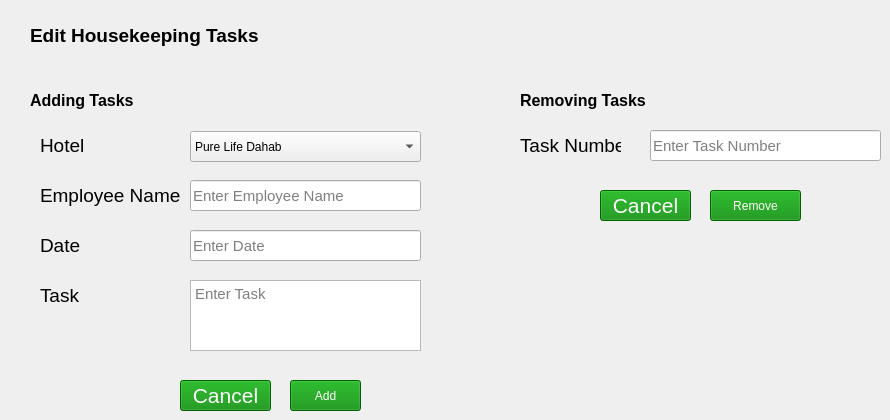
        <widget class="QWidget" name="tab_19">
         <attribute name="title">
          <string>Edit housekeeping tasks</string>
         </attribute>
         <widget class="QLineEdit" name="lineEdit_31">
          <property name="geometry">
           <rect>
            <x>190</x>
            <y>230</y>
            <width>231</width>
            <height>31</height>
           </rect>
          </property>
          <property name="font">
           <font>
            <family>Segoe UI</family>
            <pointsize>11</pointsize>
           </font>
          </property>
          <property name="placeholderText">
           <string>Enter Date</string>
          </property>
         </widget>
         <widget class="QLabel" name="label_49">
          <property name="geometry">
           <rect>
            <x>40</x>
            <y>180</y>
            <width>141</width>
            <height>31</height>
           </rect>
          </property>
          <property name="font">
           <font>
            <family>Segoe UI</family>
            <pointsize>14</pointsize>
            <weight>9</weight>
            <italic>false</italic>
            <bold>false</bold>
           </font>
          </property>
          <property name="text">
           <string>Employee Name</string>
          </property>
         </widget>
         <widget class="QLineEdit" name="lineEdit_32">
          <property name="geometry">
           <rect>
            <x>190</x>
            <y>180</y>
            <width>231</width>
            <height>31</height>
           </rect>
          </property>
          <property name="font">
           <font>
            <family>Segoe UI</family>
            <pointsize>11</pointsize>
           </font>
          </property>
          <property name="placeholderText">
           <string>Enter Employee Name</string>
          </property>
         </widget>
         <widget class="QPushButton" name="pushButton_28">
          <property name="geometry">
           <rect>
            <x>290</x>
            <y>380</y>
            <width>71</width>
            <height>31</height>
           </rect>
          </property>
          <property name="styleSheet">
           <string notr="true">QPushButton {
	
	font: 75 16pt &quot;Segoe UI&quot;;
	
	background-color: rgb(0, 136, 0);
	color: rgb(255, 255, 255);
 }

QPushButton::hover
{

	
	background-color: rgb(0, 255, 0);
}</string>
          </property>
          <property name="text">
           <string>Add</string>
          </property>
         </widget>
         <widget class="QLabel" name="label_50">
          <property name="geometry">
           <rect>
            <x>40</x>
            <y>230</y>
            <width>101</width>
            <height>31</height>
           </rect>
          </property>
          <property name="font">
           <font>
            <family>Segoe UI</family>
            <pointsize>14</pointsize>
            <weight>9</weight>
            <italic>false</italic>
            <bold>false</bold>
           </font>
          </property>
          <property name="text">
           <string>Date</string>
          </property>
         </widget>
         <widget class="QLabel" name="label_51">
          <property name="geometry">
           <rect>
            <x>40</x>
            <y>280</y>
            <width>101</width>
            <height>31</height>
           </rect>
          </property>
          <property name="font">
           <font>
            <family>Segoe UI</family>
            <pointsize>14</pointsize>
            <weight>9</weight>
            <italic>false</italic>
            <bold>false</bold>
           </font>
          </property>
          <property name="text">
           <string>Task</string>
          </property>
         </widget>
         <widget class="QLabel" name="label_52">
          <property name="geometry">
           <rect>
            <x>30</x>
            <y>10</y>
            <width>231</width>
            <height>51</height>
           </rect>
          </property>
          <property name="font">
           <font>
            <family>Segoe UI</family>
            <pointsize>14</pointsize>
            <weight>75</weight>
            <italic>false</italic>
            <bold>true</bold>
           </font>
          </property>
          <property name="styleSheet">
           <string notr="true">QLabel{
font-weight:bold;
}</string>
          </property>
          <property name="text">
           <string>Edit Housekeeping Tasks</string>
          </property>
         </widget>
         <widget class="QLabel" name="label_53">
          <property name="geometry">
           <rect>
            <x>40</x>
            <y>130</y>
            <width>101</width>
            <height>31</height>
           </rect>
          </property>
          <property name="font">
           <font>
            <family>Segoe UI</family>
            <pointsize>14</pointsize>
            <weight>9</weight>
            <italic>false</italic>
            <bold>false</bold>
           </font>
          </property>
          <property name="text">
           <string>Hotel</string>
          </property>
         </widget>
         <widget class="QTextEdit" name="textEdit">
          <property name="geometry">
           <rect>
            <x>190</x>
            <y>280</y>
            <width>231</width>
            <height>71</height>
           </rect>
          </property>
          <property name="font">
           <font>
            <family>Segoe UI</family>
            <pointsize>11</pointsize>
           </font>
          </property>
          <property name="placeholderText">
           <string>Enter Task</string>
          </property>
         </widget>
         <widget class="QLabel" name="label_54">
          <property name="geometry">
           <rect>
            <x>520</x>
            <y>130</y>
            <width>101</width>
            <height>31</height>
           </rect>
          </property>
          <property name="font">
           <font>
            <family>Segoe UI</family>
            <pointsize>14</pointsize>
            <weight>9</weight>
            <italic>false</italic>
            <bold>false</bold>
           </font>
          </property>
          <property name="text">
           <string>Task Number</string>
          </property>
         </widget>
         <widget class="QLineEdit" name="lineEdit_33">
          <property name="geometry">
           <rect>
            <x>650</x>
            <y>130</y>
            <width>231</width>
            <height>31</height>
           </rect>
          </property>
          <property name="font">
           <font>
            <family>Segoe UI</family>
            <pointsize>11</pointsize>
           </font>
          </property>
          <property name="placeholderText">
           <string>Enter Task Number</string>
          </property>
         </widget>
         <widget class="QLabel" name="label_55">
          <property name="geometry">
           <rect>
            <x>30</x>
            <y>80</y>
            <width>131</width>
            <height>41</height>
           </rect>
          </property>
          <property name="font">
           <font>
            <family>Segoe UI</family>
            <pointsize>12</pointsize>
            <weight>75</weight>
            <italic>false</italic>
            <bold>true</bold>
           </font>
          </property>
          <property name="styleSheet">
           <string notr="true">QLabel{
	font: 75 12pt &quot;Segoe UI&quot;;
font-weight:bold;
}</string>
          </property>
          <property name="text">
           <string>Adding Tasks</string>
          </property>
         </widget>
         <widget class="QLabel" name="label_56">
          <property name="geometry">
           <rect>
            <x>520</x>
            <y>80</y>
            <width>131</width>
            <height>41</height>
           </rect>
          </property>
          <property name="font">
           <font>
            <family>Segoe UI</family>
            <pointsize>12</pointsize>
            <weight>75</weight>
            <italic>false</italic>
            <bold>true</bold>
           </font>
          </property>
          <property name="styleSheet">
           <string notr="true">QLabel{
	font: 75 12pt &quot;Segoe UI&quot;;
font-weight:bold;
}</string>
          </property>
          <property name="text">
           <string>Removing Tasks</string>
          </property>
         </widget>
         <widget class="QPushButton" name="pushButton_29">
          <property name="geometry">
           <rect>
            <x>710</x>
            <y>190</y>
            <width>91</width>
            <height>31</height>
           </rect>
          </property>
          <property name="styleSheet">
           <string notr="true">QPushButton {
	
	font: 75 16pt &quot;Segoe UI&quot;;
	
	background-color: rgb(0, 136, 0);
	color: rgb(255, 255, 255);
 }

QPushButton::hover
{

	
	background-color: rgb(0, 255, 0);
}</string>
          </property>
          <property name="text">
           <string>Remove</string>
          </property>
         </widget>
         <widget class="QPushButton" name="pushButton_64">
          <property name="geometry">
           <rect>
            <x>180</x>
            <y>380</y>
            <width>91</width>
            <height>31</height>
           </rect>
          </property>
          <property name="font">
           <font>
            <family>Segoe UI</family>
            <pointsize>16</pointsize>
            <weight>9</weight>
            <italic>false</italic>
            <bold>false</bold>
           </font>
          </property>
          <property name="styleSheet">
           <string notr="true">QPushButton {
	
	font: 75 16pt &quot;Segoe UI&quot;;
	
	background-color: rgb(0, 136, 0);
	color: rgb(255, 255, 255);
 }

QPushButton::hover
{

	
	background-color: rgb(0, 255, 0);
}</string>
          </property>
          <property name="text">
           <string>Cancel</string>
          </property>
         </widget>
         <widget class="QPushButton" name="pushButton_65">
          <property name="geometry">
           <rect>
            <x>600</x>
            <y>190</y>
            <width>91</width>
            <height>31</height>
           </rect>
          </property>
          <property name="font">
           <font>
            <family>Segoe UI</family>
            <pointsize>16</pointsize>
            <weight>9</weight>
            <italic>false</italic>
            <bold>false</bold>
           </font>
          </property>
          <property name="styleSheet">
           <string notr="true">QPushButton {
	
	font: 75 16pt &quot;Segoe UI&quot;;
	
	background-color: rgb(0, 136, 0);
	color: rgb(255, 255, 255);
 }

QPushButton::hover
{

	
	background-color: rgb(0, 255, 0);
}</string>
          </property>
          <property name="text">
           <string>Cancel</string>
          </property>
         </widget>
         <widget class="QComboBox" name="comboBox_3">
          <property name="geometry">
           <rect>
            <x>190</x>
            <y>131</y>
            <width>231</width>
            <height>31</height>
           </rect>
          </property>
          <item>
           <property name="text">
            <string>Pure Life Dahab</string>
           </property>
          </item>
          <item>
           <property name="text">
            <string>Pure Life Hurghada</string>
           </property>
          </item>
         </widget>
        </widget>
